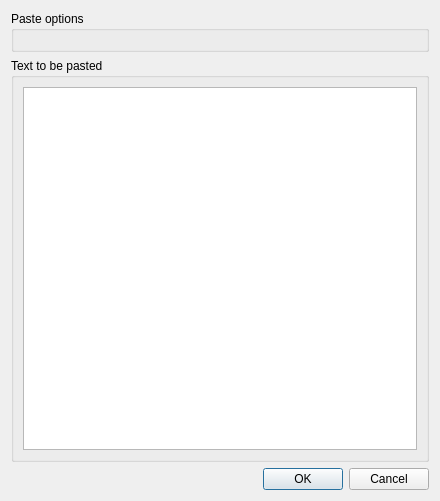
<?xml version="1.0" encoding="UTF-8"?>
<ui version="4.0">
 <class>PasteDialog</class>
 <widget class="QDialog" name="PasteDialog">
  <property name="geometry">
   <rect>
    <x>0</x>
    <y>0</y>
    <width>440</width>
    <height>501</height>
   </rect>
  </property>
  <property name="windowTitle">
   <string>Advanced paste</string>
  </property>
  <property name="windowIcon">
   <iconset resource="../../HaveClip.qrc">
    <normaloff>:/gfx/HaveClip_128.png</normaloff>:/gfx/HaveClip_128.png</iconset>
  </property>
  <layout class="QVBoxLayout" name="verticalLayout">
   <item>
    <widget class="QGroupBox" name="pasteOptionsGroupBox">
     <property name="title">
      <string>Paste options</string>
     </property>
     <layout class="QVBoxLayout" name="pasteOptionsVerticalLayout"/>
    </widget>
   </item>
   <item>
    <widget class="QGroupBox" name="groupBox_2">
     <property name="title">
      <string>Text to be pasted</string>
     </property>
     <layout class="QVBoxLayout" name="verticalLayout_2">
      <item>
       <widget class="QPlainTextEdit" name="plainTextEdit"/>
      </item>
     </layout>
    </widget>
   </item>
   <item>
    <widget class="QDialogButtonBox" name="buttonBox">
     <property name="orientation">
      <enum>Qt::Horizontal</enum>
     </property>
     <property name="standardButtons">
      <set>QDialogButtonBox::Cancel|QDialogButtonBox::Ok</set>
     </property>
    </widget>
   </item>
  </layout>
 </widget>
 <resources>
  <include location="../../HaveClip.qrc"/>
 </resources>
 <connections>
  <connection>
   <sender>buttonBox</sender>
   <signal>accepted()</signal>
   <receiver>PasteDialog</receiver>
   <slot>accept()</slot>
   <hints>
    <hint type="sourcelabel">
     <x>248</x>
     <y>254</y>
    </hint>
    <hint type="destinationlabel">
     <x>157</x>
     <y>274</y>
    </hint>
   </hints>
  </connection>
  <connection>
   <sender>buttonBox</sender>
   <signal>rejected()</signal>
   <receiver>PasteDialog</receiver>
   <slot>reject()</slot>
   <hints>
    <hint type="sourcelabel">
     <x>316</x>
     <y>260</y>
    </hint>
    <hint type="destinationlabel">
     <x>286</x>
     <y>274</y>
    </hint>
   </hints>
  </connection>
 </connections>
</ui>
